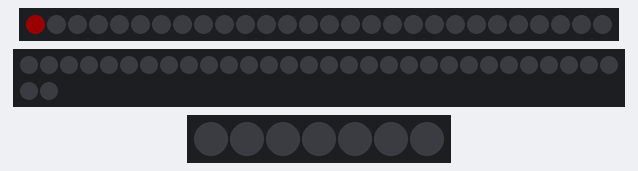
A sketch run on a simulated Arduino Uno, built with avr-gcc and run on an emulated ATmega328P. Shown: 28 RGB LEDs in strip order, left to right, 32 RGB LEDs in strip order, left to right, continuing on the next row, 7 RGB LEDs in strip order, left to right. Dim RGB values are drawn brighter than linear.

Above: at 0.15 s.
At 9.44 s:
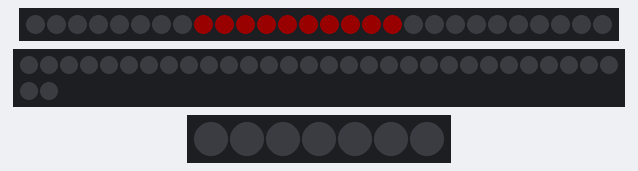
At 18.76 s:
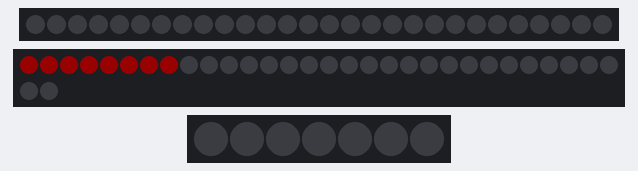
At 29.49 s:
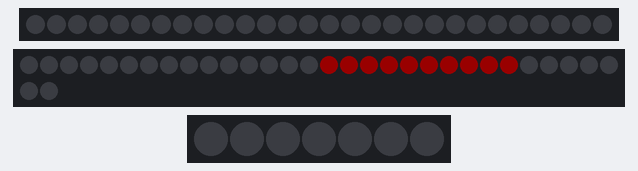
At 39.13 s:
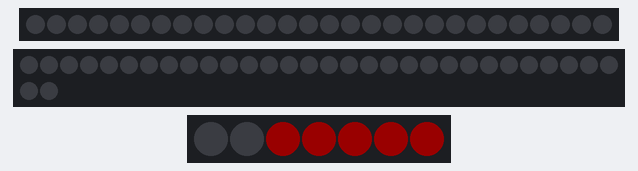
Timing chart, 0 to 40.0 s (numbered marks = the images above):
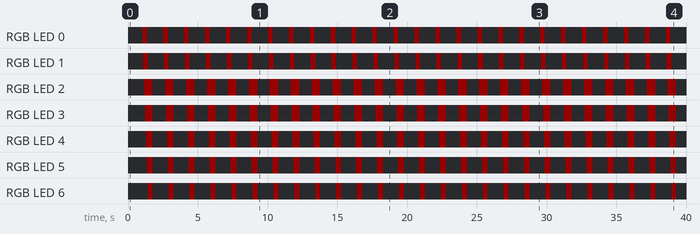

The sketch:

hecateCyclone.ino
```cpp
#include <Adafruit_NeoPixel.h>
#ifdef __AVR__
  #include <avr/power.h>
#endif

/*
Description:

Code loops over the three strips (FIRST, SECOND, WEAK).
For my Pack there are three strips- including one that is 'weak' (It's made to look weak on purpose).

*/

/////////////////////// Variables for the Strips ///////////////////////
// BRIGHT is set at 25 for testing
// Set BRIGHT to 255 when not in a testing enviroment
#define BRIGHT 25


// These variables define the length of the three LED strips
// If you're using this code, make sure you change the LED strip lenghts to match your own
#define LEN_FIRST 28
#define LEN_SECOND 32
#define LEN_WEAK 7
#define PULSE_LEN 10

// Initlizing NeoPixal Objects
Adafruit_NeoPixel FIRST(LEN_FIRST, 3, NEO_GRB + NEO_KHZ800);
Adafruit_NeoPixel SECOND(LEN_SECOND, 5, NEO_GRB + NEO_KHZ800);
Adafruit_NeoPixel WEAK(LEN_WEAK, 7, NEO_GRB + NEO_KHZ800);

// Assigning Colors for Easy Use
uint32_t BLUE = FIRST.Color(0,0,BRIGHT);
uint32_t RED = FIRST.Color(BRIGHT,0,0);
uint32_t DARK = FIRST.Color(0,0,0);
uint32_t GREEN = FIRST.Color(0,BRIGHT,0);

// For debugging, set testing to True and use Serial Moniter to debug program
bool testing = false;

/////////////////////// Loop Variables ///////////////////////
// currColor is used to define the default color of the pack
// Assign currColor a different color value to change color
uint32_t currColor = RED;

// delayVal is used to set the speed of the LEDs
// Origionally set at 15
// To speed up LEDs, set delayVal to less than 15
// To slow down, set delayVal to more than 15
int delayVal = 15;


void setup() {
  // Initilize the Neopixal Objects
  FIRST.begin();
  SECOND.begin();
  WEAK.begin();

  // For testing
  Serial.begin(9600);
}

void loop() {

  // Looping over FIRST strip
 for(int i = 0; i < LEN_FIRST; i++){

     FIRST.setPixelColor(i, currColor);
     FIRST.show();

     if(testing)Serial.print("i value:");
     if(testing)Serial.print(i);
     if(testing)Serial.print("\n");

    if(i >= PULSE_LEN){
     FIRST.setPixelColor(i-PULSE_LEN, DARK);
     FIRST.show();
    }
     delay(delayVal);
 }
 FIRST.clear();
 FIRST.show();

  // Looping over SECOND strip
 for(int i = 0; i < LEN_SECOND; i++){
     //    we're going to light them one by one
     //    for each, fill them with the color red
     SECOND.setPixelColor(i, currColor);
     SECOND.show();

     if(testing)Serial.print("i value:");
     if(testing)Serial.print(i);
     if(testing)Serial.print("\n");

    if(i >= PULSE_LEN){
     SECOND.setPixelColor(i-PULSE_LEN, DARK);
     SECOND.show();
    }
     delay(delayVal);
 }
 SECOND.clear();
 SECOND.show();

  // Looping over WEAK (or the last) strip
 for(int i = 0; i < LEN_WEAK; i++){
     //    we're going to light them one by one
     //    for each, fill them with the color red
     WEAK.setPixelColor(i, currColor);
     WEAK.show();

     if(testing)Serial.print("i value:");
     if(testing)Serial.print(i);
     if(testing)Serial.print("\n");

    if(i >= 5){

     if(testing)Serial.print("\t");
     if(testing)Serial.print(i-5);
     if(testing)Serial.print("\n");

     WEAK.setPixelColor(i-5, DARK);
     WEAK.show();
    }
     delay(delayVal+50);
 }
 WEAK.clear();
 WEAK.show();

  if(testing)Serial.print("End of Loop\n");
  if(testing)Serial.print("_______________________\n");

}
```

Measured:
- by itself, RGB LED 0, RGB LED 1: alternates RGB(25, 0, 0) for 0.33 s and off for 1.2 s
- by itself, RGB LED 2: alternates RGB(25, 0, 0) for 0.62 s and off for 0.88 s
- by itself, RGB LED 3: alternates RGB(25, 0, 0) for 0.55 s and off for 0.95 s
- by itself, RGB LED 4: alternates RGB(25, 0, 0) for 0.49 s and off for 1.0 s
- by itself, RGB LED 5: alternates RGB(25, 0, 0) for 0.42 s and off for 1.1 s
- by itself, RGB LED 6: alternates RGB(25, 0, 0) for 0.35 s and off for 1.1 s
